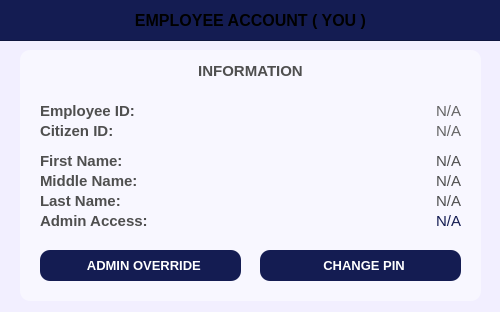
<?xml version="1.0" encoding="UTF-8"?>
<ui version="4.0">
 <class>PopUp_dashboardYourAccount</class>
 <widget class="QDialog" name="PopUp_dashboardYourAccount">
  <property name="geometry">
   <rect>
    <x>0</x>
    <y>0</y>
    <width>500</width>
    <height>312</height>
   </rect>
  </property>
  <property name="sizePolicy">
   <sizepolicy hsizetype="Fixed" vsizetype="Fixed">
    <horstretch>0</horstretch>
    <verstretch>0</verstretch>
   </sizepolicy>
  </property>
  <property name="windowTitle">
   <string>Dialog</string>
  </property>
  <property name="styleSheet">
   <string notr="true">#PopUp_dashboardYourAccount{
	background-color: #f2efff;
}</string>
  </property>
  <widget class="QFrame" name="basePopUpBodyFrame">
   <property name="geometry">
    <rect>
     <x>20</x>
     <y>50</y>
     <width>461</width>
     <height>251</height>
    </rect>
   </property>
   <property name="styleSheet">
    <string notr="true">#basePopUpBodyFrame {
	background-color: #f8f7ff;
	border: none;
	border-radius: 10px;
}</string>
   </property>
   <property name="frameShape">
    <enum>QFrame::Shape::StyledPanel</enum>
   </property>
   <property name="frameShadow">
    <enum>QFrame::Shadow::Raised</enum>
   </property>
   <widget class="QLabel" name="employeeacc_empID">
    <property name="geometry">
     <rect>
      <x>20</x>
      <y>50</y>
      <width>151</width>
      <height>21</height>
     </rect>
    </property>
    <property name="font">
     <font>
      <family>Arial</family>
      <pointsize>11</pointsize>
      <bold>true</bold>
     </font>
    </property>
    <property name="styleSheet">
     <string notr="true">#employeeacc_empID {
	background-color: transparent;
	color: #4f4f4f;
}
</string>
    </property>
    <property name="text">
     <string>Employee ID:</string>
    </property>
    <property name="alignment">
     <set>Qt::AlignmentFlag::AlignLeading|Qt::AlignmentFlag::AlignLeft|Qt::AlignmentFlag::AlignVCenter</set>
    </property>
   </widget>
   <widget class="QLabel" name="employeeacc_labelDesc">
    <property name="geometry">
     <rect>
      <x>0</x>
      <y>0</y>
      <width>461</width>
      <height>41</height>
     </rect>
    </property>
    <property name="font">
     <font>
      <family>Arial</family>
      <pointsize>11</pointsize>
      <bold>true</bold>
     </font>
    </property>
    <property name="styleSheet">
     <string notr="true">#employeeacc_labelDesc {
	background-color: transparent;
	color: #4f4f4f;
}
</string>
    </property>
    <property name="text">
     <string>INFORMATION</string>
    </property>
    <property name="alignment">
     <set>Qt::AlignmentFlag::AlignCenter</set>
    </property>
   </widget>
   <widget class="QLabel" name="employeeacc_citizenID">
    <property name="geometry">
     <rect>
      <x>20</x>
      <y>70</y>
      <width>151</width>
      <height>21</height>
     </rect>
    </property>
    <property name="font">
     <font>
      <family>Arial</family>
      <pointsize>11</pointsize>
      <bold>true</bold>
     </font>
    </property>
    <property name="styleSheet">
     <string notr="true">#employeeacc_citizenID {
	background-color: transparent;
	color: #4f4f4f;
}
</string>
    </property>
    <property name="text">
     <string>Citizen ID: </string>
    </property>
    <property name="alignment">
     <set>Qt::AlignmentFlag::AlignLeading|Qt::AlignmentFlag::AlignLeft|Qt::AlignmentFlag::AlignVCenter</set>
    </property>
   </widget>
   <widget class="QLabel" name="employeeacc_fname">
    <property name="geometry">
     <rect>
      <x>20</x>
      <y>100</y>
      <width>151</width>
      <height>21</height>
     </rect>
    </property>
    <property name="font">
     <font>
      <family>Arial</family>
      <pointsize>11</pointsize>
      <bold>true</bold>
     </font>
    </property>
    <property name="styleSheet">
     <string notr="true">#employeeacc_fname {
	background-color: transparent;
	color: #4f4f4f;
}
</string>
    </property>
    <property name="text">
     <string>First Name:</string>
    </property>
    <property name="alignment">
     <set>Qt::AlignmentFlag::AlignLeading|Qt::AlignmentFlag::AlignLeft|Qt::AlignmentFlag::AlignVCenter</set>
    </property>
   </widget>
   <widget class="QLabel" name="employeeacc_mname">
    <property name="geometry">
     <rect>
      <x>20</x>
      <y>120</y>
      <width>151</width>
      <height>21</height>
     </rect>
    </property>
    <property name="font">
     <font>
      <family>Arial</family>
      <pointsize>11</pointsize>
      <bold>true</bold>
     </font>
    </property>
    <property name="styleSheet">
     <string notr="true">#employeeacc_mname {
	background-color: transparent;
	color: #4f4f4f;
}
</string>
    </property>
    <property name="text">
     <string>Middle Name:</string>
    </property>
    <property name="alignment">
     <set>Qt::AlignmentFlag::AlignLeading|Qt::AlignmentFlag::AlignLeft|Qt::AlignmentFlag::AlignVCenter</set>
    </property>
   </widget>
   <widget class="QLabel" name="employeeacc_lname">
    <property name="geometry">
     <rect>
      <x>20</x>
      <y>140</y>
      <width>151</width>
      <height>21</height>
     </rect>
    </property>
    <property name="font">
     <font>
      <family>Arial</family>
      <pointsize>11</pointsize>
      <bold>true</bold>
     </font>
    </property>
    <property name="styleSheet">
     <string notr="true">#employeeacc_lname {
	background-color: transparent;
	color: #4f4f4f;
}
</string>
    </property>
    <property name="text">
     <string>Last Name:</string>
    </property>
    <property name="alignment">
     <set>Qt::AlignmentFlag::AlignLeading|Qt::AlignmentFlag::AlignLeft|Qt::AlignmentFlag::AlignVCenter</set>
    </property>
   </widget>
   <widget class="QLabel" name="employeeacc_access">
    <property name="geometry">
     <rect>
      <x>20</x>
      <y>160</y>
      <width>151</width>
      <height>21</height>
     </rect>
    </property>
    <property name="font">
     <font>
      <family>Arial</family>
      <pointsize>11</pointsize>
      <bold>true</bold>
     </font>
    </property>
    <property name="styleSheet">
     <string notr="true">#employeeacc_access {
	background-color: transparent;
	color: #4f4f4f;
}
</string>
    </property>
    <property name="text">
     <string>Admin Access:</string>
    </property>
    <property name="alignment">
     <set>Qt::AlignmentFlag::AlignLeading|Qt::AlignmentFlag::AlignLeft|Qt::AlignmentFlag::AlignVCenter</set>
    </property>
   </widget>
   <widget class="QLabel" name="employeeacc_displaymname">
    <property name="geometry">
     <rect>
      <x>290</x>
      <y>120</y>
      <width>151</width>
      <height>21</height>
     </rect>
    </property>
    <property name="font">
     <font>
      <family>Arial</family>
      <pointsize>11</pointsize>
      <bold>false</bold>
     </font>
    </property>
    <property name="styleSheet">
     <string notr="true">#employeeacc_displaymname {
	background-color: transparent;
	color: #4f4f4f;
}
</string>
    </property>
    <property name="text">
     <string>N/A</string>
    </property>
    <property name="alignment">
     <set>Qt::AlignmentFlag::AlignRight|Qt::AlignmentFlag::AlignTrailing|Qt::AlignmentFlag::AlignVCenter</set>
    </property>
   </widget>
   <widget class="QLabel" name="employeeacc_displaylname">
    <property name="geometry">
     <rect>
      <x>290</x>
      <y>140</y>
      <width>151</width>
      <height>21</height>
     </rect>
    </property>
    <property name="font">
     <font>
      <family>Arial</family>
      <pointsize>11</pointsize>
      <bold>false</bold>
     </font>
    </property>
    <property name="styleSheet">
     <string notr="true">#employeeacc_displaylname {
	background-color: transparent;
	color: #4f4f4f;
}
</string>
    </property>
    <property name="text">
     <string>N/A</string>
    </property>
    <property name="alignment">
     <set>Qt::AlignmentFlag::AlignRight|Qt::AlignmentFlag::AlignTrailing|Qt::AlignmentFlag::AlignVCenter</set>
    </property>
   </widget>
   <widget class="QLabel" name="employeeacc_isadmin">
    <property name="geometry">
     <rect>
      <x>290</x>
      <y>160</y>
      <width>151</width>
      <height>21</height>
     </rect>
    </property>
    <property name="font">
     <font>
      <family>Arial</family>
      <pointsize>11</pointsize>
      <bold>false</bold>
     </font>
    </property>
    <property name="styleSheet">
     <string notr="true">#employeeacc_isadmin{
		color: #141c52;
}</string>
    </property>
    <property name="text">
     <string>N/A</string>
    </property>
    <property name="alignment">
     <set>Qt::AlignmentFlag::AlignRight|Qt::AlignmentFlag::AlignTrailing|Qt::AlignmentFlag::AlignVCenter</set>
    </property>
   </widget>
   <widget class="QLabel" name="employeeacc_displayEmpID">
    <property name="geometry">
     <rect>
      <x>290</x>
      <y>50</y>
      <width>151</width>
      <height>21</height>
     </rect>
    </property>
    <property name="font">
     <font>
      <family>Arial</family>
      <pointsize>11</pointsize>
      <bold>false</bold>
     </font>
    </property>
    <property name="styleSheet">
     <string notr="true">#employeeacc_displayEmpID {
	background-color: transparent;
	color: #646464;
}
</string>
    </property>
    <property name="text">
     <string>N/A</string>
    </property>
    <property name="alignment">
     <set>Qt::AlignmentFlag::AlignRight|Qt::AlignmentFlag::AlignTrailing|Qt::AlignmentFlag::AlignVCenter</set>
    </property>
   </widget>
   <widget class="QLabel" name="employeeacc_displayfname">
    <property name="geometry">
     <rect>
      <x>290</x>
      <y>100</y>
      <width>151</width>
      <height>21</height>
     </rect>
    </property>
    <property name="font">
     <font>
      <family>Arial</family>
      <pointsize>11</pointsize>
      <bold>false</bold>
     </font>
    </property>
    <property name="styleSheet">
     <string notr="true">#employeeacc_displayfname {
	background-color: transparent;
	color: #4f4f4f;
}
</string>
    </property>
    <property name="text">
     <string>N/A</string>
    </property>
    <property name="alignment">
     <set>Qt::AlignmentFlag::AlignRight|Qt::AlignmentFlag::AlignTrailing|Qt::AlignmentFlag::AlignVCenter</set>
    </property>
   </widget>
   <widget class="QLabel" name="employeeacc_displayCitizenID">
    <property name="geometry">
     <rect>
      <x>290</x>
      <y>70</y>
      <width>151</width>
      <height>21</height>
     </rect>
    </property>
    <property name="font">
     <font>
      <family>Arial</family>
      <pointsize>11</pointsize>
      <bold>false</bold>
     </font>
    </property>
    <property name="styleSheet">
     <string notr="true">#employeeacc_displayCitizenID {
	background-color: transparent;
	color: #646464;
}
</string>
    </property>
    <property name="text">
     <string>N/A</string>
    </property>
    <property name="alignment">
     <set>Qt::AlignmentFlag::AlignRight|Qt::AlignmentFlag::AlignTrailing|Qt::AlignmentFlag::AlignVCenter</set>
    </property>
   </widget>
   <widget class="QPushButton" name="employeeaccount_buttonAdminOverride">
    <property name="geometry">
     <rect>
      <x>20</x>
      <y>200</y>
      <width>201</width>
      <height>31</height>
     </rect>
    </property>
    <property name="font">
     <font>
      <family>Arial</family>
      <pointsize>10</pointsize>
      <bold>true</bold>
     </font>
    </property>
    <property name="cursor">
     <cursorShape>PointingHandCursor</cursorShape>
    </property>
    <property name="styleSheet">
     <string notr="true">#employeeaccount_buttonAdminOverride {
    background-color: #141c52;
    color: white;
    border-radius: 10px;
    padding: 10px; /* Optional: Adjusts spacing inside the button */
}
#employeeaccount_buttonAdminOverride:hover {
    background-color: #1a237e; /* Slightly lighter blue when hovered */
}
#employeeaccount_buttonAdminOverride:pressed {
    background-color: #0f1442; /* Darker blue when clicked */
}</string>
    </property>
    <property name="text">
     <string>  ADMIN OVERRIDE</string>
    </property>
    <property name="icon">
     <iconset>
      <normaloff>../../../Assets/FuncIcons/icon_adminoverride.svg</normaloff>../../../Assets/FuncIcons/icon_adminoverride.svg</iconset>
    </property>
    <property name="iconSize">
     <size>
      <width>22</width>
      <height>22</height>
     </size>
    </property>
   </widget>
   <widget class="QPushButton" name="employeeaccount_buttonChangePIN">
    <property name="geometry">
     <rect>
      <x>240</x>
      <y>200</y>
      <width>201</width>
      <height>31</height>
     </rect>
    </property>
    <property name="font">
     <font>
      <family>Arial</family>
      <pointsize>10</pointsize>
      <bold>true</bold>
     </font>
    </property>
    <property name="cursor">
     <cursorShape>PointingHandCursor</cursorShape>
    </property>
    <property name="styleSheet">
     <string notr="true">#employeeaccount_buttonChangePIN {
    background-color: #141c52;
    color: white;
    border-radius: 10px;
    padding: 10px; /* Optional: Adjusts spacing inside the button */
}
#employeeaccount_buttonChangePIN:hover {
    background-color: #1a237e; /* Slightly lighter blue when hovered */
}
#employeeaccount_buttonChangePIN:pressed {
    background-color: #0f1442; /* Darker blue when clicked */
}</string>
    </property>
    <property name="text">
     <string>  CHANGE PIN</string>
    </property>
    <property name="icon">
     <iconset>
      <normaloff>../../../Assets/FuncIcons/icon_changepin2.svg</normaloff>../../../Assets/FuncIcons/icon_changepin2.svg</iconset>
    </property>
    <property name="iconSize">
     <size>
      <width>20</width>
      <height>20</height>
     </size>
    </property>
   </widget>
  </widget>
  <widget class="QFrame" name="basePopUpTitleFrame">
   <property name="geometry">
    <rect>
     <x>-10</x>
     <y>-10</y>
     <width>511</width>
     <height>51</height>
    </rect>
   </property>
   <property name="styleSheet">
    <string notr="true">#basePopUpTitleFrame {
	background-color: #141c52;
}</string>
   </property>
   <property name="frameShape">
    <enum>QFrame::Shape::StyledPanel</enum>
   </property>
   <property name="frameShadow">
    <enum>QFrame::Shadow::Raised</enum>
   </property>
   <widget class="QLabel" name="label_titleEmployeeAccount">
    <property name="geometry">
     <rect>
      <x>30</x>
      <y>10</y>
      <width>461</width>
      <height>41</height>
     </rect>
    </property>
    <property name="font">
     <font>
      <family>Arial</family>
      <pointsize>12</pointsize>
      <bold>true</bold>
     </font>
    </property>
    <property name="styleSheet">
     <string notr="true">#label_tableTitleDashboard {
	background-color: transparent;
	color: #FFFFFF;
}
</string>
    </property>
    <property name="text">
     <string>EMPLOYEE ACCOUNT ( YOU )</string>
    </property>
    <property name="alignment">
     <set>Qt::AlignmentFlag::AlignCenter</set>
    </property>
   </widget>
  </widget>
 </widget>
 <resources/>
 <connections/>
</ui>
